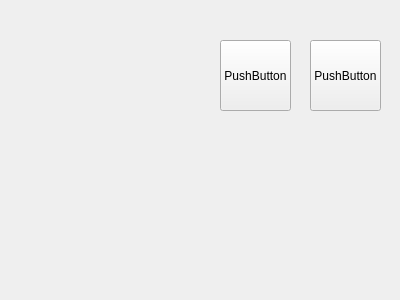
<?xml version="1.0" encoding="UTF-8"?>
<ui version="4.0">
 <class>Form</class>
 <widget class="QWidget" name="Form">
  <property name="geometry">
   <rect>
    <x>0</x>
    <y>0</y>
    <width>400</width>
    <height>300</height>
   </rect>
  </property>
  <property name="windowTitle">
   <string>Form</string>
  </property>
  <widget class="QPushButton" name="pushButton">
   <property name="geometry">
    <rect>
     <x>220</x>
     <y>40</y>
     <width>71</width>
     <height>71</height>
    </rect>
   </property>
   <property name="text">
    <string>PushButton</string>
   </property>
  </widget>
  <widget class="QPushButton" name="pushButton_2">
   <property name="geometry">
    <rect>
     <x>310</x>
     <y>40</y>
     <width>71</width>
     <height>71</height>
    </rect>
   </property>
   <property name="text">
    <string>PushButton</string>
   </property>
  </widget>
 </widget>
 <resources/>
 <connections/>
</ui>
